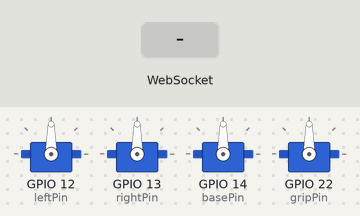
Bench run of a sketch on a simulated ESP32. Shown: 4 × servo. The test bench sets the inputs (shaded band). WiFi joins after 1.5 s; servers stay silent unless stated; storage starts empty; what the sketch prints to the serial monitor is not drawn.

Above: at 0.1 s.
At 3.2 s:
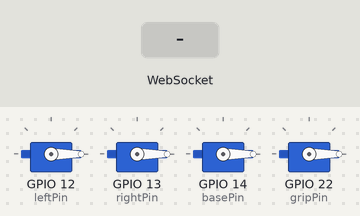
3.3 s: WebSocket text "1s" received
At 3.7 s:
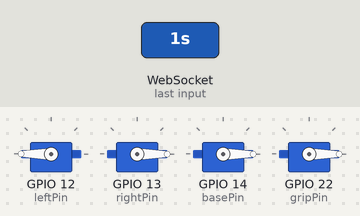
Timing chart, 0 to 6.3 s (numbered marks = the images above; inputs shaded):
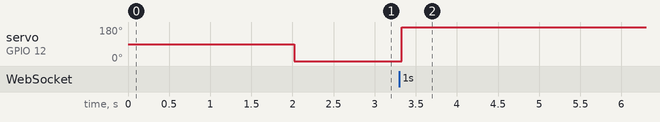

The sketch:

robotic_arm.ino
```cpp
#include <Servo.h>
#include <Arduino.h>
#include <WiFi.h>
#include <AsyncTCP.h>
#include <ESPAsyncWebServer.h>
#include "SPIFFS.h"
#include <Arduino_JSON.h>

// Replace with your network credentials
const char* ssid = "YOUR_SSID";
const char* password = "YOUR_PASSWORD";

Servo left;
Servo right;
Servo base;
Servo grip;

// Create AsyncWebServer object on port 80
AsyncWebServer server(80);
// Create a WebSocket object

AsyncWebSocket ws("/ws");
// Set LED GPIO
const int leftPin = 12;
const int rightPin = 13;
const int basePin = 14;
const int gripPin = 22;
String message = "";
String sliderValue1 = "0";
String sliderValue2 = "0";
String sliderValue3 = "0";
String sliderValue4 = "0";
int dutyCycle1;
int dutyCycle2;
int dutyCycle3;
int dutyCycle4;
// setting PWM properties
const int freq = 5000;
const int ledChannel1 = 0;
const int ledChannel2 = 1;
const int ledChannel3 = 2;
const int ledChannel4 = 3;
const int resolution = 8;

//Json Variable to Hold Slider Values
JSONVar sliderValues;

//Get Slider Values
String getSliderValues(){
  sliderValues["sliderValue1"] = String(sliderValue1);
  sliderValues["sliderValue2"] = String(sliderValue2);
  sliderValues["sliderValue3"] = String(sliderValue3);
  sliderValues["sliderValue4"] = String(sliderValue4);


  String jsonString = JSON.stringify(sliderValues);
  return jsonString;
}

// Initialize SPIFFS
void initFS() {
  if (!SPIFFS.begin()) {
    Serial.println("An error has occurred while mounting SPIFFS");
  }
  else{
   Serial.println("SPIFFS mounted successfully");
  }
}

// Initialize WiFi
void initWiFi() {
  WiFi.mode(WIFI_STA);
  WiFi.begin(ssid, password);
  Serial.print("Connecting to WiFi ..");
  while (WiFi.status() != WL_CONNECTED) {
    Serial.print('.');
    delay(1000);
  }
  Serial.println(WiFi.localIP());
}

void notifyClients(String sliderValues) {
  ws.textAll(sliderValues);
}

void handleWebSocketMessage(void *arg, uint8_t *data, size_t len) {
  AwsFrameInfo *info = (AwsFrameInfo*)arg;
  if (info->final && info->index == 0 && info->len == len && info->opcode == WS_TEXT) {
    data[len] = 0;
    message = (char*)data;
    if (message.indexOf("1s") >= 0) {
      sliderValue1 = message.substring(2);
      dutyCycle1 = map(sliderValue1.toInt(), 0, 100, 180, 0);
      Serial.println(dutyCycle1);
      Serial.print(getSliderValues());
      notifyClients(getSliderValues());
    }
    if (message.indexOf("2s") >= 0) {
      sliderValue2 = message.substring(2);
      dutyCycle2 = map(sliderValue2.toInt(), 0, 100, 0, 180);
      Serial.println(dutyCycle2);
      Serial.print(getSliderValues());
      notifyClients(getSliderValues());
    }
    if (message.indexOf("3s") >= 0) {
      sliderValue3 = message.substring(2);
      dutyCycle3 = map(sliderValue3.toInt(), 0, 100, 0, 180);
      Serial.println(dutyCycle3);
      Serial.print(getSliderValues());
      notifyClients(getSliderValues());
    }
    if (message.indexOf("4s") >= 0) {
      sliderValue4 = message.substring(2);
      dutyCycle4 = map(sliderValue4.toInt(), 0, 100, 0, 180);
      Serial.println(dutyCycle4);
      Serial.print(getSliderValues());
      notifyClients(getSliderValues());
    }
    if (strcmp((char*)data, "getValues") == 0) {
      notifyClients(getSliderValues());
    }
  }
}
void onEvent(AsyncWebSocket *server, AsyncWebSocketClient *client, AwsEventType type, void *arg, uint8_t *data, size_t len) {
  switch (type) {
    case WS_EVT_CONNECT:
      Serial.printf("WebSocket client #%u connected from %s\n", client->id(), client->remoteIP().toString().c_str());
      break;
    case WS_EVT_DISCONNECT:
      Serial.printf("WebSocket client #%u disconnected\n", client->id());
      break;
    case WS_EVT_DATA:
      handleWebSocketMessage(arg, data, len);
      break;
    case WS_EVT_PONG:
    case WS_EVT_ERROR:
      break;
  }
}

void initWebSocket() {
  ws.onEvent(onEvent);
  server.addHandler(&ws);
}


void setup() {
  Serial.begin(115200);
  left.attach(leftPin);
  right.attach(rightPin);
  base.attach(basePin);
  grip.attach(gripPin);
  initFS();
  initWiFi();

//  // configure LED PWM functionalitites
//  ledcSetup(ledChannel1, freq, resolution);
//  ledcSetup(ledChannel2, freq, resolution);
//  ledcSetup(ledChannel3, freq, resolution);
//
//  // attach the channel to the GPIO to be controlled
//  ledcAttachPin(leftPin, ledChannel1);
//  ledcAttachPin(rightPin, ledChannel2);
//  ledcAttachPin(basePin, ledChannel3);


  initWebSocket();

  // Web Server Root URL
  server.on("/", HTTP_GET, [](AsyncWebServerRequest *request){
    request->send(SPIFFS, "/index.html", "text/html");
  });

  server.serveStatic("/", SPIFFS, "/");

  // Start server
  server.begin();

}

void loop() {
  left.write(dutyCycle1);
  right.write(dutyCycle2);
  base.write(dutyCycle3);
  grip.write(dutyCycle4);

//  ledcWrite(ledChannel2, dutyCycle2);
//  ledcWrite(ledChannel3, dutyCycle3);

  ws.cleanupClients();
}
```

Measured:
- after the input at 3.3 s, servo on GPIO 12 (leftPin): 0° → 180° at once
